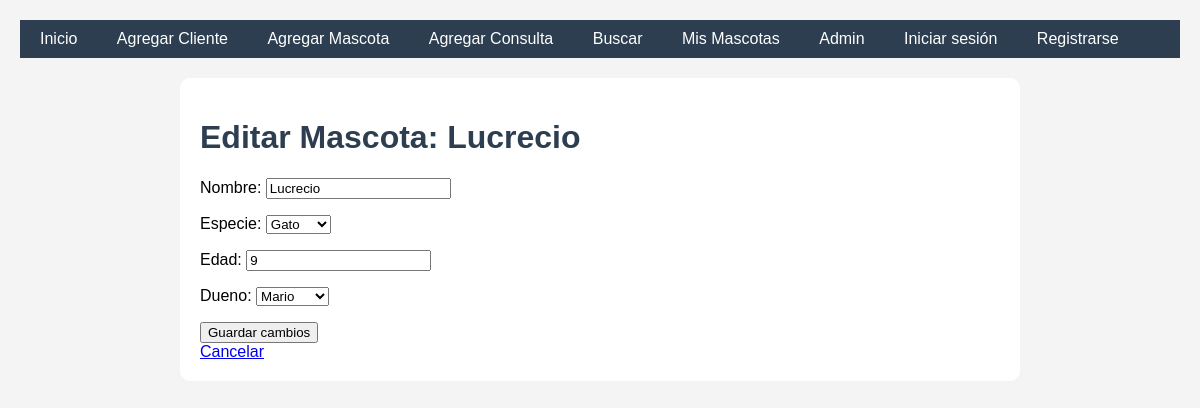
/mascotas/editar/6/, run on the app's committed database.
### veterinaria/models.py (models this page shows, shortened)
class Mascota(models.Model):
    ESPECIES = [
        ('perro', 'Perro'),
        ('gato', 'Gato'),
        ('conejo', 'Conejo'),
        ('ave', 'Ave'),
        ('otro', 'Otro'),
    ]
    nombre = models.CharField(max_length=50)
    especie = models.CharField(max_length=20, choices=ESPECIES)
    edad = models.IntegerField()
    dueno = models.ForeignKey(Cliente, on_delete=models.CASCADE, related_name='mascotas')
    imagen = models.ImageField(upload_to='mascotas/', null=True, blank=True)
    fecha_registro = models.DateField(auto_now_add=True)
    numero_chip = models.IntegerField(unique=True, null=True, blank=True)

class Cliente(models.Model):
    nombre = models.CharField(max_length=50)
    email = models.EmailField()
    telefono = models.CharField(max_length=20)
    def __str__(self):
        return self.nombre

### veterinaria/views.py (the view)
# urls.py: path('mascotas/editar/<int:mascota_id>/', views.editar_mascota, name='editar_mascota'),
def editar_mascota(request, mascota_id):
    mascota = get_object_or_404(Mascota, id=mascota_id)
    if request.method == 'POST':
        form = MascotaForm(request.POST, request.FILES, instance=mascota)
        if form.is_valid():
            form.save()
            return redirect('detalle_mascota', mascota_id=mascota.id)
    else:
        form = MascotaForm(instance=mascota)
    return render(request, 'veterinaria/editar_mascota.html', {'form': form, 'mascota': mascota})

### veterinaria/forms.py
class MascotaForm(forms.ModelForm):
    class Meta:
        model = Mascota
        fields = ['nombre', 'especie', 'edad', 'dueno']

### veterinaria/templates/veterinaria/editar_mascota.html (shortened to what this page needs)
{% extends "veterinaria/base.html" %}
{% block content %}
<h1>Editar Mascota: {{ mascota.nombre }}</h1>
<form method="POST" enctype="multipart/form-data">
    {{ form.as_p }}
    <button type="submit">Guardar cambios</button>
</form>
<a href="{% url 'detalle_mascota' mascota.id %}">Cancelar</a>
{% endblock %}

### veterinaria/templates/veterinaria/base.html (style rules this page uses)
body { font-family: Arial, sans-serif; margin: 0; padding: 20px; background-color: #f4f4f4; }
h1 { color: #2c3e50; }

### data on the page
Mascota: nombre "Lucrecio", especie "Gato", edad "9", dueno "Mario"
